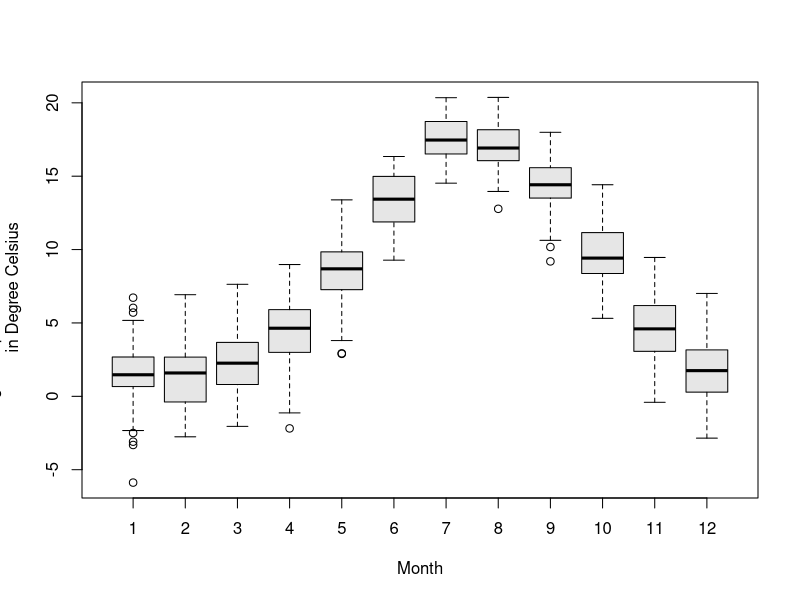
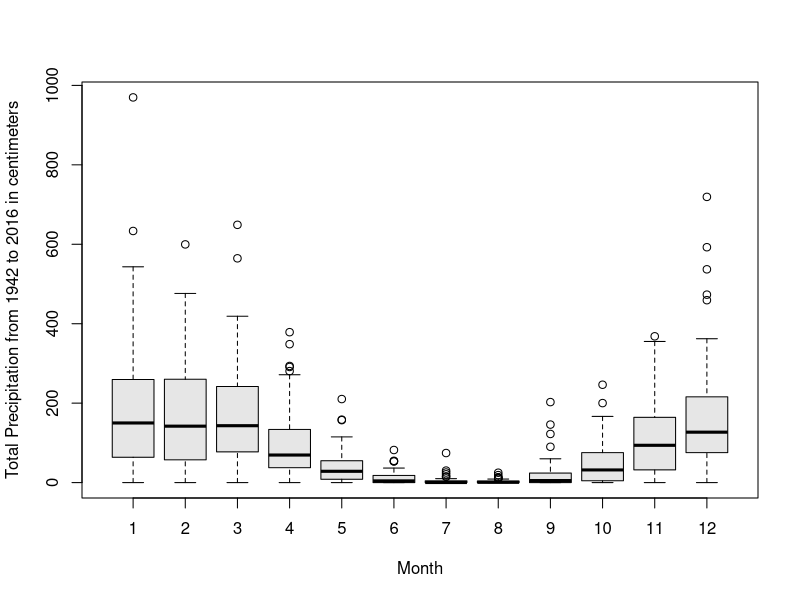
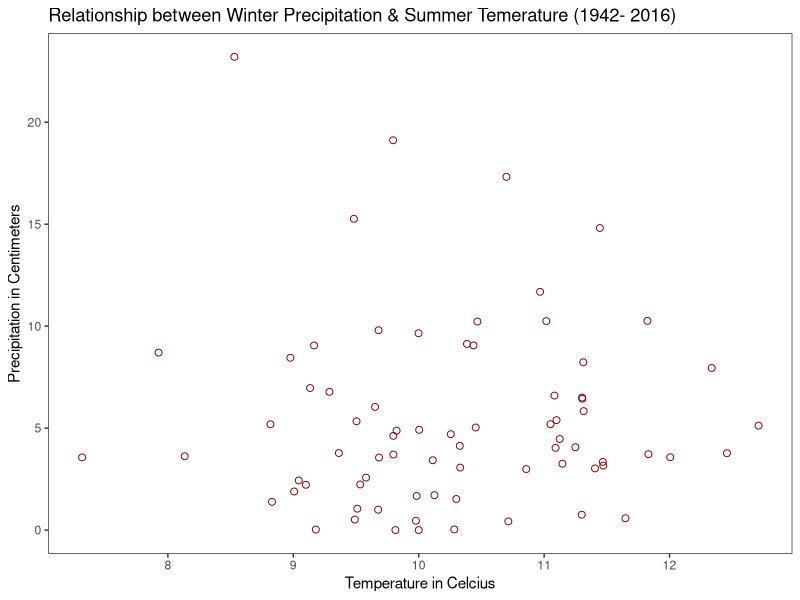

R code for these plots, in order:
## ---- chunk 1

# Reading data from file clim.txt into vector Climatedata
# And View the data in the table format

climate=read.table("clim.txt", header = TRUE)

# Rearrange the data so that the temperature and precipitation can be averaged over month and year.
# It is relatively easy to collapse data in R using one or more BY variables and a defined function.
# aggregate data frame climate by years and months, returning means for numeric variables
# More information and example  @ http://www.statmethods.net/management/aggregate.html
# After aggregating the group columns are added to the table, hence the column reference should be based on the aggredate data table rather than the original table.

# Aggregate the data by month and year to calculate the mean of the max and min temperatures

#View(climate) # If included, this is not in the Rmarkdown report by gets generated while knitting.

ClimateAggData <- aggregate(climate,by=list(climate$month,climate$year),FUN="mean")
ClimateAggData$mean <- (ClimateAggData$tmin+ClimateAggData$tmax)/2

# Monthly Average Temperature Boxplot calculated for years from 1942 to 2016

boxplot(ClimateAggData$mean~ClimateAggData$month,
  ylab="Average Temperature from 1942 to 2016 \n in Degree Celsius",
  xlab="Month", col="#e6e6e6")

# Aggregate the data by month and year to calculate the sum of rainfall per month

climate2 <- climate[,2:7]

ClimateRainSumData <- aggregate(climate2, by=list(climate2$month,climate2$year), FUN="sum")

#Monthly Total Precipitation Boxplot for years from 1942 to 2016

boxplot(ClimateRainSumData$rain~ClimateAggData$month,
  ylab="Total Precipitation from 1942 to 2016 in centimeters",
  xlab="Month", col="#e6e6e6")

# Aggregate the data by year to calculate the sum of rainfall per year

ClimateYearData<- aggregate(climate2, by=list(climate2$year), FUN="sum")

# Wettest Year (year of maximum rainfall) and Driest Year (Year of minimum rainfall)

# Based on the aggragate data for year, find out the year with maximum and year with minimum rainfall. This is done by using the command which.max and which.min 
# More about Which.max and which.min @ https://www.rdocumentation.org/packages/base/versions/3.3.3/topics/which.min

#location of the year with maximum rainfall in the data frame

wettestyear=which.max(ClimateYearData$rain)
 
# Display the complete the record

ClimateYearData[wettestyear,]

#type cast the rain amount 

ClimateYearData$year=as.integer(ClimateYearData$Group.1)
ClimateYearData$rain=as.integer(ClimateYearData$rain)

# Display the year of maximum rain and amount of Rain

ClimateYearData[wettestyear,c("year","rain")] 

#location of the year with minimum rainfall in the data frame

driestyear=which.min(ClimateYearData$rain)

# Display the complete the record

ClimateYearData[driestyear,]

#type cast the rain amount 

ClimateYearData$year=as.integer(ClimateYearData$Group.1)
ClimateYearData$rain=as.integer(ClimateYearData$rain)

# Display the year of minimum rain and amount of rain

ClimateYearData[driestyear,c("year","rain")]

## ---- chunk 2

# creating seasons - group by certain months . Spring is 1, Summer is 2, Fall is 3, Winter is 4

climate2$Season <- ifelse(climate2$month <= 5 & climate2$month >= 3, 1, ifelse(climate2$month <= 8, 2,(ifelse(climate2$month <= 11, 3, 4))))

# Wettest Season (season of maximum rainfall) and Driest Season (season of minimum rainfall)

# Aggregate the data by season and year to calculate the sum of rainfall per season

ClimateSeasonAgg<- aggregate(climate2,by=list(climate2$Season,climate2$year),FUN="sum")

#location of the season with maximum rainfall in the dataframe

WettestSeason=which.max(ClimateSeasonAgg$rain)

# Display the complete the record

ClimateSeasonAgg[WettestSeason,]

#type cast the rain amount 

ClimateSeasonAgg$Season=as.integer(ClimateSeasonAgg$Group.1)
ClimateSeasonAgg$year=as.integer(ClimateSeasonAgg$Group.2)
ClimateSeasonAgg$rain=as.integer(ClimateSeasonAgg$rain)

# Display the season of maximum rain and amount of Rain

ClimateSeasonAgg[WettestSeason,c("Season","year","rain")]

#location of the season with minimum rainfall on the data frame

DriestSeason=which.min(ClimateSeasonAgg$rain)

# Display the complete the record

ClimateSeasonAgg[DriestSeason,]

#type cast the rain amount 

ClimateSeasonAgg$Season=as.integer(ClimateSeasonAgg$Group.1)
ClimateSeasonAgg$year=as.integer(ClimateSeasonAgg$Group.2)
ClimateSeasonAgg$rain=as.integer(ClimateSeasonAgg$rain)

# Display the season of minimum rain and amount of rain

ClimateSeasonAgg[DriestSeason,c("Season","year","rain")]

## Relationship between Winter Precipitation and Summer Temperature 

PrecipSeasonAgg <- aggregate(climate2, by=list(climate2$Season, climate2$year), FUN="mean")

# Calculate the average temperature of the season per year

PrecipSeasonAgg$Temperature <- (PrecipSeasonAgg$tmax + PrecipSeasonAgg$tmin)/2

# Consider only the Summer

SummerTemp <- subset(PrecipSeasonAgg, Season == 2)

#Consider only two attributes year and temperature from the data for summer

SummerTemp1 <- SummerTemp[,c(2,10)]

#Rename the column name
colnames(SummerTemp1) <- c("Year", "Temperature")


# Consider only the Winter

WinterPrecip <- subset(PrecipSeasonAgg, Season == 4)

#Consider only two attributes year and precipitation from the data for summer

WinterPrecip1 <- WinterPrecip[,c(2,5)]

#Rename the column name
colnames(WinterPrecip1) <- c("Year", "Precipitation")

# Merge summer and winter data from table.
CompareTempPrecip <- merge(SummerTemp1, WinterPrecip1,by="Year")

library(ggplot2)

ggplot(CompareTempPrecip, aes(Temperature, Precipitation))+
     geom_point(shape=1, color="darkred", size=2)+
     labs(title="Relationship between Winter Precipitation & Summer Temerature (1942- 2016)", x="Temperature in Celcius", y ="Precipitation in Centimeters", family="Times New Roman") +
     theme_bw() +
     theme(panel.grid.major = element_blank(), panel.grid.minor = element_blank())

## Relationship Analysis Based on the above figure

# Although there are some outliers , high precipitation at low temperatures and low precipitation at high temperatures, based on the above graph we can say that at mid temperatures there are ample chances of precipitation both light and heavy included. Hence providing an insight as to how any year with summers with non extreme temperature fluxes indicates rainfall in winters for those years.


